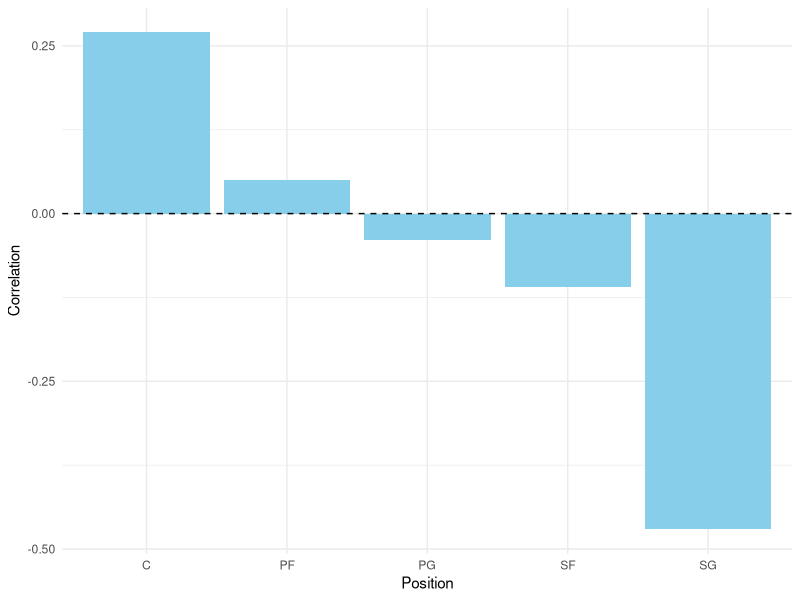

R code for this plot:
## ---- chunk 1
library(tidyverse)
library(knitr)

nba_raw <- read_csv("NBAPlayerStats.csv")

nba_clean <- nba_raw |>
  rename(
    position = Position,
    ft_percent = `FT%`,
    height_in = `Height (in)`
  ) |>
  mutate(
    ft_percent = as.numeric(str_remove(ft_percent, "%")),
    height_in = as.numeric(height_in)
  )

position_corr <- nba_clean |>
  group_by(position) |>
  summarise(
    correlation = round(cor(height_in, ft_percent, use = "complete.obs"), 2),
    avg_ft = round(mean(ft_percent, na.rm = TRUE), 1),
    avg_height = round(mean(height_in, na.rm = TRUE), 1),
    n_players = n(),
    .groups = "drop"
  )
## ---- chunk 2
#| label: fig-connor
#| fig-cap: "Correlation between height and free throw percentage by position."
#| fig-alt: "Bar chart showing correlation between height and free throw percentage for each NBA position."
#| fig-pos: "H"

ggplot(position_corr, aes(x = position, y = correlation)) +
  geom_col(fill = "skyblue") +
  geom_hline(yintercept = 0, linetype = "dashed") +
  labs(
    x = "Position",
    y = "Correlation"
  ) +
  theme_minimal()
## ---- chunk 3
#| label: tbl-connor
#| tbl-cap: "Correlation between height and free throw percentage by position."

kable(
  position_corr,
  col.names = c("Position", "Correlation", "Avg FT%", "Avg Height", "Players")
)
